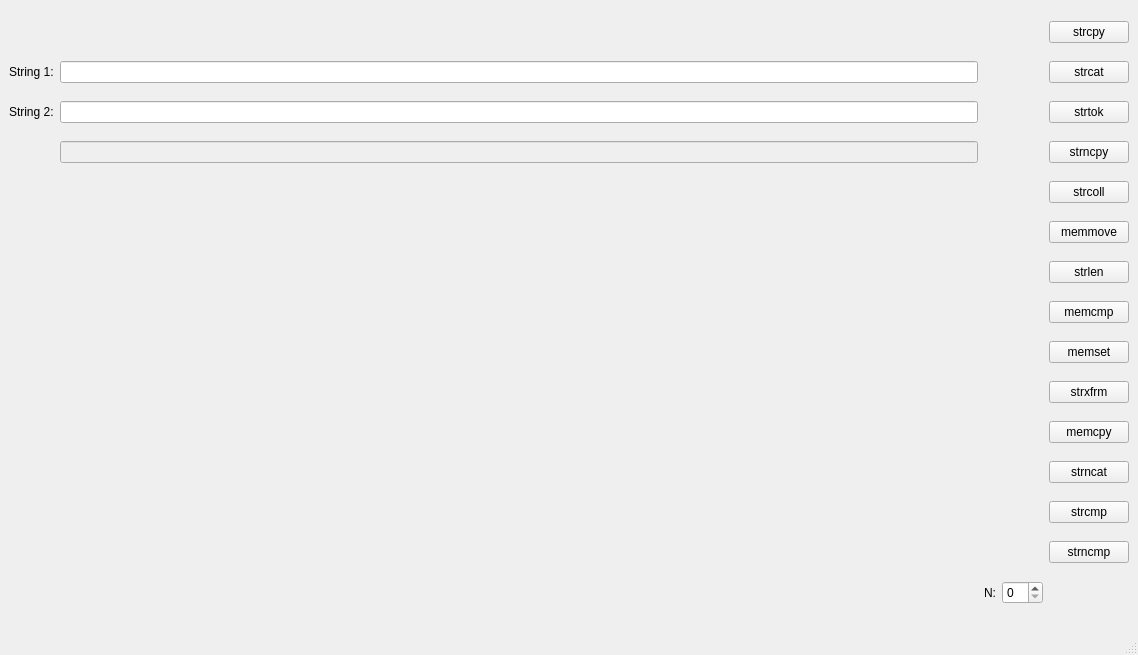
<?xml version="1.0" encoding="UTF-8"?>
<ui version="4.0">
 <class>MainWindow</class>
 <widget class="QMainWindow" name="MainWindow">
  <property name="geometry">
   <rect>
    <x>0</x>
    <y>0</y>
    <width>1138</width>
    <height>655</height>
   </rect>
  </property>
  <property name="windowTitle">
   <string>MainWindow</string>
  </property>
  <property name="styleSheet">
   <string notr="true">font: 11pt &quot;Ubuntu&quot;;
</string>
  </property>
  <widget class="QWidget" name="centralwidget">
   <layout class="QGridLayout" name="gridLayout">
    <item row="12" column="10">
     <widget class="QPushButton" name="pushButton_strcmp">
      <property name="styleSheet">
       <string notr="true">font: 11pt &quot;Ubuntu&quot;;</string>
      </property>
      <property name="text">
       <string>strcmp</string>
      </property>
     </widget>
    </item>
    <item row="0" column="10">
     <widget class="QPushButton" name="pushButton_strcpy">
      <property name="styleSheet">
       <string notr="true">font: 11pt &quot;Ubuntu&quot;;</string>
      </property>
      <property name="text">
       <string>strcpy</string>
      </property>
     </widget>
    </item>
    <item row="6" column="10">
     <widget class="QPushButton" name="pushButton_strlen">
      <property name="styleSheet">
       <string notr="true">font: 11pt &quot;Ubuntu&quot;;</string>
      </property>
      <property name="text">
       <string>strlen</string>
      </property>
     </widget>
    </item>
    <item row="5" column="10">
     <widget class="QPushButton" name="pushButton_memmove">
      <property name="styleSheet">
       <string notr="true">font: 11pt &quot;Ubuntu&quot;;</string>
      </property>
      <property name="text">
       <string>memmove</string>
      </property>
     </widget>
    </item>
    <item row="8" column="10">
     <widget class="QPushButton" name="pushButton_memset">
      <property name="styleSheet">
       <string notr="true">font: 11pt &quot;Ubuntu&quot;;</string>
      </property>
      <property name="text">
       <string>memset</string>
      </property>
     </widget>
    </item>
    <item row="10" column="10">
     <widget class="QPushButton" name="pushButton_memcpy">
      <property name="styleSheet">
       <string notr="true">font: 11pt &quot;Ubuntu&quot;;</string>
      </property>
      <property name="text">
       <string>memcpy</string>
      </property>
     </widget>
    </item>
    <item row="1" column="3">
     <widget class="QLabel" name="label">
      <property name="text">
       <string>String 1:</string>
      </property>
     </widget>
    </item>
    <item row="16" column="6">
     <widget class="QSpinBox" name="spb_N"/>
    </item>
    <item row="1" column="10">
     <widget class="QPushButton" name="pushButton_strcat">
      <property name="styleSheet">
       <string notr="true">font: 11pt &quot;Ubuntu&quot;;</string>
      </property>
      <property name="text">
       <string>strcat</string>
      </property>
     </widget>
    </item>
    <item row="4" column="10">
     <widget class="QPushButton" name="pushButton_strcoll">
      <property name="styleSheet">
       <string notr="true">font: 11pt &quot;Ubuntu&quot;;</string>
      </property>
      <property name="text">
       <string>strcoll</string>
      </property>
     </widget>
    </item>
    <item row="9" column="10">
     <widget class="QPushButton" name="pushButton_strxfrm">
      <property name="styleSheet">
       <string notr="true">font: 11pt &quot;Ubuntu&quot;;</string>
      </property>
      <property name="text">
       <string>strxfrm</string>
      </property>
     </widget>
    </item>
    <item row="3" column="10">
     <widget class="QPushButton" name="pushButton_strncpy">
      <property name="styleSheet">
       <string notr="true">font: 11pt &quot;Ubuntu&quot;;</string>
      </property>
      <property name="text">
       <string>strncpy</string>
      </property>
     </widget>
    </item>
    <item row="2" column="4">
     <widget class="QLineEdit" name="ln_str2"/>
    </item>
    <item row="2" column="3">
     <widget class="QLabel" name="label_2">
      <property name="text">
       <string>String 2:</string>
      </property>
     </widget>
    </item>
    <item row="13" column="10">
     <widget class="QPushButton" name="pushButton_strncmp">
      <property name="styleSheet">
       <string notr="true">font: 11pt &quot;Ubuntu&quot;;</string>
      </property>
      <property name="text">
       <string>strncmp</string>
      </property>
     </widget>
    </item>
    <item row="2" column="10">
     <widget class="QPushButton" name="pushButton_strtok">
      <property name="styleSheet">
       <string notr="true">font: 11pt &quot;Ubuntu&quot;;</string>
      </property>
      <property name="text">
       <string>strtok</string>
      </property>
     </widget>
    </item>
    <item row="7" column="10">
     <widget class="QPushButton" name="pushButton_memcmp">
      <property name="styleSheet">
       <string notr="true">font: 11pt &quot;Ubuntu&quot;;</string>
      </property>
      <property name="text">
       <string>memcmp</string>
      </property>
     </widget>
    </item>
    <item row="1" column="4">
     <widget class="QLineEdit" name="ln_str1"/>
    </item>
    <item row="11" column="10">
     <widget class="QPushButton" name="pushButton_strncat">
      <property name="styleSheet">
       <string notr="true">font: 11pt &quot;Ubuntu&quot;;</string>
      </property>
      <property name="text">
       <string>strncat</string>
      </property>
     </widget>
    </item>
    <item row="16" column="5">
     <widget class="QLabel" name="label_3">
      <property name="text">
       <string>N:</string>
      </property>
     </widget>
    </item>
    <item row="3" column="4">
     <widget class="QLineEdit" name="ln_ans">
      <property name="enabled">
       <bool>false</bool>
      </property>
     </widget>
    </item>
   </layout>
  </widget>
  <widget class="QMenuBar" name="menubar">
   <property name="geometry">
    <rect>
     <x>0</x>
     <y>0</y>
     <width>1138</width>
     <height>22</height>
    </rect>
   </property>
  </widget>
  <widget class="QStatusBar" name="statusbar"/>
 </widget>
 <resources/>
 <connections/>
</ui>
